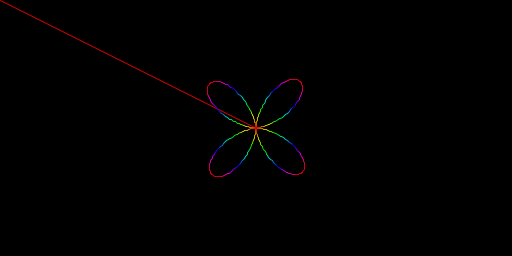
Frame 1 (no input)
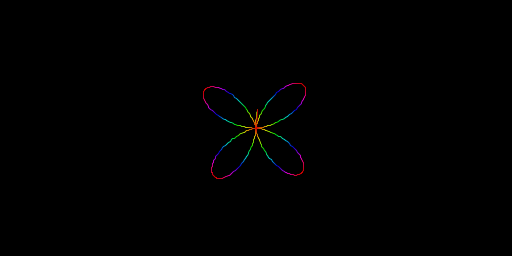
Frame 60 (the mouse pressed at the canvas centre just before this capture)
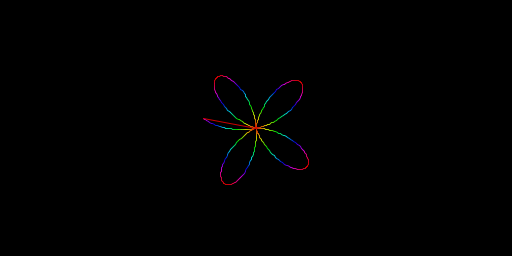
Frame 120 (the mouse held since frame 60 and released just before this capture)

The Processing sketch that drew these frames (run headless with seeded random() and noise(); from frame 60 on, the mouse is pressed at the canvas centre):

// Processing sketch: SineLoopBack
// ── SineLoopBack.pde
int speed = 2; // how fast it scrolls across the screen (0 is not moving)
float periods = 4; // how many humps the sine wave has
float waveHeight;  // the height of the wave

// these store the previous x,y points
float x,y;


void setup()
{
  size(512,256);
  background(0);
  
  // the height of our wave
  waveHeight = height/4;
}


void draw()
{
  //periods = map(mouseX, 0,width, 1, 20);
  
  //waveHeight = height/2 * sin(frameCount/20);
  
  background(0);
  fill(255);
  stroke(255);
  
  periods += PI/1000.0;
  
  colorMode(HSB, 1,1,1,1); // all from 0-1 for RGBA
  
  
  for (int index=0; index < width; index++)
  {
    
    int movedIndex = index + (frameCount*speed);
    
    movedIndex = movedIndex % width; // wrap around width
    
    // height goes from 0 to waveHeight
    // remember: sin( ) goes from -1 to 1
    float heightValue = waveHeight * (1-
      //(1-(1+cos( map(movedIndex, 0,width, 0, periods*TWO_PI) )))*0.5;
      (1+cos( map(movedIndex, 0,width, 0, periods*TWO_PI) ))*0.5);
    
    float newx = movedIndex;
    float newy = heightValue;
    
    // convert the horizontal position to an angle
    float angle = map(index, 0,width, 0, TWO_PI); 

    // radius of our circle, changing over time 
    float r = newy;
    
    float h = r/waveHeight; // hue from 0-1
    
    stroke(h, 1,0.8,1);
    
    newx = r * cos(angle)+  width/2;
    newy = r * sin(angle) + height/2;
    
    // draw a line between the current x,y and the previous ones
    line(x,y,newx,newy);
    
    x = newx;
    y = newy;
    
    //point(x, y);
  }
}
